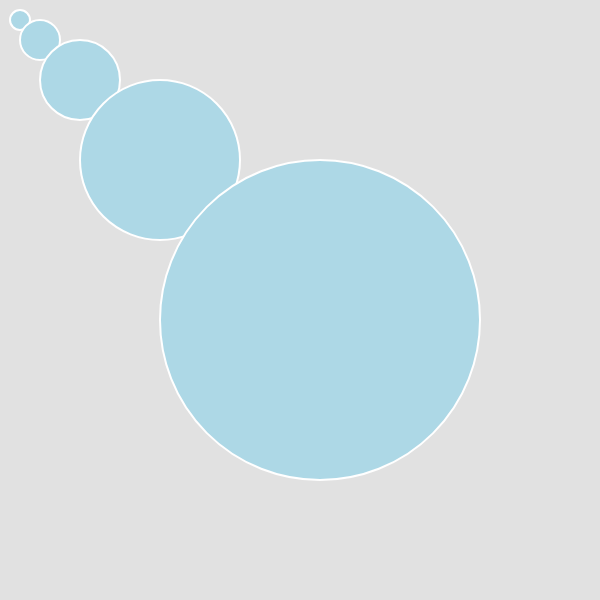
Frame 1 (no input)
Frame 60 (no input): identical to frame 1, image omitted
Frame 120 (the mouse pressed at the canvas centre since frame 60): identical to frame 1, image omitted

The p5.js sketch that drew this single still picture (run headless with seeded random() and noise() and a simulated clock; from frame 60 on, the mouse is pressed at the canvas centre):

// p5.js sketch
// ── sketch.js

var bubbleArray = []
var amountOfBubbles = 5
var x = 20
var y = 20
var s = 20

function setup() {
	createCanvas(600, 600);
    for (var i = 0; i < amountOfBubbles; i++) {
        bubbleArray[i]= new Bubble(x,y,s);
        x *= 2
        y *= 2
        s *= 2
    }
}

function draw() {
	background(225);
    for (var i = 0; i < bubbleArray.length; i++) {
        bubbleArray[i].display();
    }
    console.log(bubbleArray);
}


class Bubble {
	constructor(cat,dog,toad) {
		this.x = cat
		this.y = dog
        this.size = toad
	}

	display() {
		stroke('white');
		strokeWeight(2);
		fill('lightblue');
		ellipse(this.x, this.y, this.size, this.size);
	}
}
